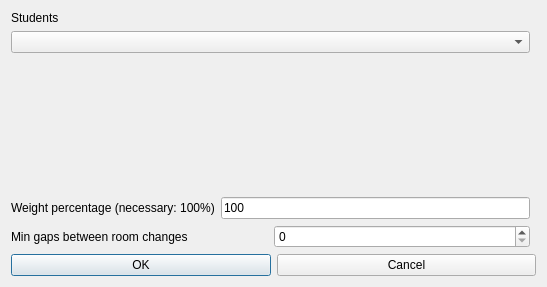
<?xml version="1.0" encoding="UTF-8"?>
<ui version="4.0">
 <class>ModifyConstraintStudentsSetMinGapsBetweenRoomChangesForm_template</class>
 <widget class="QDialog" name="ModifyConstraintStudentsSetMinGapsBetweenRoomChangesForm_template">
  <property name="geometry">
   <rect>
    <x>0</x>
    <y>0</y>
    <width>547</width>
    <height>287</height>
   </rect>
  </property>
  <property name="windowTitle">
   <string extracomment="This is the title of the dialog to modify a constraint of this type">Modify students set min gaps between room changes</string>
  </property>
  <layout class="QGridLayout">
   <item row="0" column="0">
    <layout class="QVBoxLayout">
     <item>
      <widget class="QLabel" name="studentsTextLabel">
       <property name="frameShape">
        <enum>QFrame::NoFrame</enum>
       </property>
       <property name="frameShadow">
        <enum>QFrame::Plain</enum>
       </property>
       <property name="text">
        <string>Students</string>
       </property>
       <property name="wordWrap">
        <bool>false</bool>
       </property>
      </widget>
     </item>
     <item>
      <widget class="QComboBox" name="studentsComboBox">
       <property name="editable">
        <bool>false</bool>
       </property>
       <property name="insertPolicy">
        <enum>QComboBox::NoInsert</enum>
       </property>
       <property name="duplicatesEnabled">
        <bool>false</bool>
       </property>
      </widget>
     </item>
    </layout>
   </item>
   <item row="1" column="0">
    <spacer name="spacer2">
     <property name="orientation">
      <enum>Qt::Vertical</enum>
     </property>
     <property name="sizeType">
      <enum>QSizePolicy::Expanding</enum>
     </property>
     <property name="sizeHint" stdset="0">
      <size>
       <width>20</width>
       <height>41</height>
      </size>
     </property>
    </spacer>
   </item>
   <item row="2" column="0">
    <layout class="QHBoxLayout">
     <item>
      <widget class="QLabel" name="weightTextLabel">
       <property name="frameShape">
        <enum>QFrame::NoFrame</enum>
       </property>
       <property name="frameShadow">
        <enum>QFrame::Plain</enum>
       </property>
       <property name="text">
        <string>Weight percentage (necessary: 100%)</string>
       </property>
       <property name="wordWrap">
        <bool>false</bool>
       </property>
      </widget>
     </item>
     <item>
      <widget class="QLineEdit" name="weightLineEdit">
       <property name="text">
        <string notr="true">100</string>
       </property>
      </widget>
     </item>
    </layout>
   </item>
   <item row="4" column="0" colspan="2">
    <layout class="QHBoxLayout">
     <item>
      <widget class="QPushButton" name="okPushButton">
       <property name="text">
        <string>OK</string>
       </property>
      </widget>
     </item>
     <item>
      <widget class="QPushButton" name="cancelPushButton">
       <property name="text">
        <string>Cancel</string>
       </property>
      </widget>
     </item>
    </layout>
   </item>
   <item row="3" column="0">
    <layout class="QHBoxLayout">
     <item>
      <widget class="QLabel" name="textLabel">
       <property name="text">
        <string>Min gaps between room changes</string>
       </property>
       <property name="wordWrap">
        <bool>false</bool>
       </property>
      </widget>
     </item>
     <item>
      <widget class="QSpinBox" name="minGapsSpinBox"/>
     </item>
    </layout>
   </item>
  </layout>
 </widget>
 <layoutdefault spacing="6" margin="11"/>
 <resources/>
 <connections/>
</ui>
